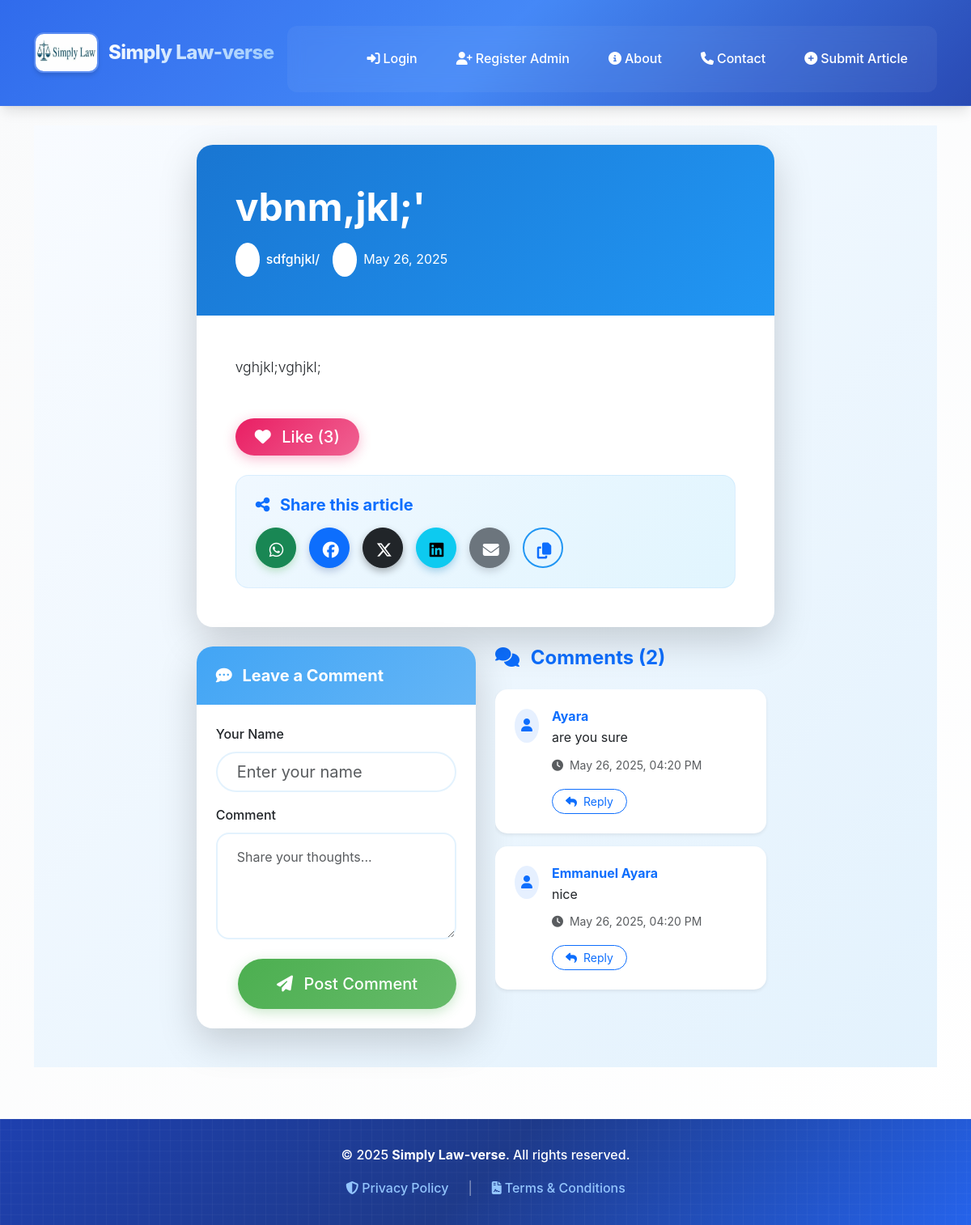
The app's page /read/8 with its own data.
### models.py (models this page shows)
class Article(db.Model):
    id = db.Column(db.Integer, primary_key=True)
    email = db.Column(db.String(120))
    title = db.Column(db.String(100), nullable=False)
    content = db.Column(db.Text, nullable=False)
    author = db.Column(db.String(100), nullable=False)
    date_posted = db.Column(db.DateTime, default=datetime.utcnow)
    comments = db.relationship('Comment', backref='article', lazy=True)
    likes = db.Column(db.Integer, default=0, nullable=False)
    status = db.Column(db.String(20), nullable=False, default='pending')
    views = db.Column(db.Integer, default=0)
    date_submitted = db.Column(db.DateTime, default=datetime.utcnow)
    cover_image = db.Column(db.String(100))  # New field
    document_filename = db.Column(db.String(120), nullable=True)
    category = db.Column(db.String(100), nullable=False, default='General')
    approved = db.Column(db.Boolean, default=False)  # <- important!

class Comment(db.Model):
    id = db.Column(db.Integer, primary_key=True)
    name = db.Column(db.String(100), nullable=False)
    email = db.Column(db.String(120))
    content = db.Column(db.Text, nullable=False)
    date_posted = db.Column(db.DateTime, default=datetime.utcnow)
    article_id = db.Column(db.Integer, db.ForeignKey('article.id'))  # Add this
    parent_id = db.Column(db.Integer, db.ForeignKey('comment.id'), nullable=True)
    replies = db.relationship('Comment', backref=db.backref('parent', remote_side=[id]), lazy='dynamic')

### routes.py (the view, shortened to what this page needs)
    @app.route('/read/<int:article_id>')
    def read_more(article_id):
        article = Article.query.get_or_404(article_id)
        article.views = article.views + 1 if article.views else 1
        db.session.commit()
        visit = Visit(article_id=article.id)
        db.session.add(visit)
        db.session.commit()
        form = CommentForm()
        comments = Comment.query.filter_by(article_id=article_id).order_by(Comment.date_posted.desc()).all()
        return render_template('read_more.html', article=article, comments=comments)

### forms.py
class CommentForm(FlaskForm):
    name = StringField('Name', validators=[DataRequired()])
    email = StringField('Email', validators=[Email()])
    content = TextAreaField('Comment', validators=[DataRequired()])
    parent_id = HiddenField()
    submit = SubmitField('Post Comment')

### templates/read_more.html (shortened to what this page needs)
{% extends 'layout.html' %}
{% block content %}
<div class="container-fluid px-3 py-4" style="background: linear-gradient(135deg, #f8fbff 0%, #e3f2fd 100%); min-height: 100vh;">
  <div class="row justify-content-center">
    <div class="col-12 col-lg-8">
      <div class="card shadow-lg border-0 mb-4" style="border-radius: 20px; overflow: hidden;">
        <div class="card-header border-0 p-0" style="background: linear-gradient(135deg, #1976d2 0%, #2196f3 100%);">
          <div class="p-4 p-md-5 text-white">
            <h1 class="display-5 fw-bold mb-3" style="line-height: 1.2;">{{ article.title }}</h1>
            <div class="d-flex flex-wrap align-items-center gap-3">
              <div class="d-flex align-items-center">
                <div class="bg-white bg-opacity-20 rounded-circle p-2 me-2">
                  <i class="fas fa-user text-white"></i>
                </div>
                <span class="fw-medium">{{ article.author }}</span>
              </div>
              <div class="d-flex align-items-center">
                <div class="bg-white bg-opacity-20 rounded-circle p-2 me-2">
                  <i class="fas fa-calendar text-white"></i>
                </div>
                <span>{{ article.date_posted.strftime('%B %d, %Y') if article.date_posted else 'Unpublished' }}</span>
              </div>
            </div>
          </div>
        </div>
        <div class="card-body p-4 p-md-5">
          <div class="lead text-dark mb-5" style="font-size: 1.1rem; line-height: 1.8; color: #2c3e50;">
            {{ article.content }}
          </div>
          <div class="mb-4">
            <form action="{{ url_for('like_article', article_id=article.id) }}" method="post" style="display:inline;">
              <button type="submit" class="btn btn-lg px-4 py-2" style="background: linear-gradient(135deg, #e91e63 0%, #f06292 100%); border: none; border-radius: 50px; color: white; transition: all 0.3s ease; box-shadow: 0 4px 15px rgba(233, 30, 99, 0.3);">
                <i class="fas fa-heart me-2"></i>
                <span class="fw-medium">Like ({{ article.likes }})</span>
              </button>
            </form>
          </div>
          <div class="mt-4 p-4 rounded-4" style="background: linear-gradient(135deg, #f0f8ff 0%, #e1f5fe 100%); border: 1px solid rgba(33, 150, 243, 0.1);">
            <h5 class="text-primary fw-bold mb-3">
              <i class="fas fa-share-alt me-2"></i>
              Share this article
            </h5>
            <div class="d-flex flex-wrap gap-3 align-items-center">
              <a href="https://wa.me/?text={{ request.url }}" target="_blank"
                 class="btn btn-success rounded-circle p-3 social-btn"
                 style="width: 50px; height: 50px; transition: all 0.3s ease; box-shadow: 0 4px 10px rgba(76, 175, 80, 0.3);"
                 title="Share on WhatsApp">
                <i class="fab fa-whatsapp fs-5"></i>
              </a>
              <a href="https://www.facebook.com/sharer/sharer.php?u={{ request.url }}" target="_blank"
                 class="btn btn-primary rounded-circle p-3 social-btn"
                 style="width: 50px; height: 50px; transition: all 0.3s ease; box-shadow: 0 4px 10px rgba(59, 89, 152, 0.3);"
                 title="Share on Facebook">
                <i class="fab fa-facebook fs-5"></i>
              </a>
              <a href="https://twitter.com/intent/tweet?url={{ request.url }}&text={{ article.title }}" target="_blank"
                 class="btn btn-dark rounded-circle p-3 social-btn"
                 style="width: 50px; height: 50px; transition: all 0.3s ease; box-shadow: 0 4px 10px rgba(0, 0, 0, 0.3);"
                 title="Share on X">
                <i class="fab fa-x-twitter fs-5"></i>
              </a>
              <a href="https://www.linkedin.com/shareArticle?mini=true&url={{ request.url }}&title={{ article.title }}" target="_blank"
                 class="btn btn-info rounded-circle p-3 social-btn"
                 style="width: 50px; height: 50px; transition: all 0.3s ease; box-shadow: 0 4px 10px rgba(0, 119, 181, 0.3);"
                 title="Share on LinkedIn">
                <i class="fab fa-linkedin fs-5"></i>
              </a>
              <a href="mailto:?subject={{ article.title }}&body={{ request.url }}"
                 class="btn btn-secondary rounded-circle p-3 social-btn"
                 style="width: 50px; height: 50px; transition: all 0.3s ease; box-shadow: 0 4px 10px rgba(108, 117, 125, 0.3);"
                 title="Share via Email">
                <i class="fas fa-envelope fs-5"></i>
              </a>
              <button onclick="copyLink('{{ request.url }}')"
                      class="btn btn-outline-primary rounded-circle p-3 social-btn"
                      style="width: 50px; height: 50px; transition: all 0.3s ease; border: 2px solid #2196f3;"
                      title="Copy Link">
                <i class="fas fa-copy fs-5"></i>
              </button>
            </div>
          </div>
        </div>
      </div>
      <div class="row">
        <div class="col-12 col-md-6 mb-4">
          <div class="card shadow-lg border-0" style="border-radius: 20px; background: white;">
            <div class="card-header border-0 p-4" style="background: linear-gradient(135deg, #42a5f5 0%, #64b5f6 100%); border-radius: 20px 20px 0 0;">
              <h5 class="mb-0 text-white fw-bold">
                <i class="fas fa-comment-dots me-2"></i>
                Leave a Comment
              </h5>
            </div>
            <div class="card-body p-4">
              <form method="POST" action="{{ url_for('comment', article_id=article.id) }}">
                <div class="mb-3">
                  <label class="form-label fw-medium text-dark">Your Name</label>
                  <input type="text" class="form-control form-control-lg rounded-pill px-4"
                         name="name" placeholder="Enter your name" required
                         style="border: 2px solid #e3f2fd; transition: all 0.3s ease;">
                </div>
                <div class="mb-4">
                  <label class="form-label fw-medium text-dark">Comment</label>
                  <textarea class="form-control rounded-4 px-4 py-3"
                            name="comment" rows="4" placeholder="Share your thoughts..." required
                            style="border: 2px solid #e3f2fd; transition: all 0.3s ease; resize: vertical;"></textarea>
                </div>
                <div class="text-end">
                  <button type="submit" class="btn btn-lg px-5 py-3 fw-medium rounded-pill"
                          style="background: linear-gradient(135deg, #4caf50 0%, #66bb6a 100%); border: none; color: white; transition: all 0.3s ease; box-shadow: 0 4px 15px rgba(76, 175, 80, 0.3);">
                    <i class="fas fa-paper-plane me-2"></i>
                    Post Comment
                  </button>
                </div>
              </form>
            </div>
          </div>
        </div>
        <div class="col-12 col-md-6">
          {% macro render_comment(comment) %}
            <div class="card mb-3 shadow-sm border-0 ms-{{ 3 * (comment.level or 0) }}"
                 style="border-radius: 15px; background: white; border-left: 4px solid #2196f3;">
              <div class="card-body p-4">
                <div class="d-flex align-items-start">
                  <div class="bg-primary bg-opacity-10 rounded-circle p-2 me-3 flex-shrink-0">
                    <i class="fas fa-user text-primary"></i>
                  </div>
                  <div class="flex-grow-1">
                    <h6 class="fw-bold text-primary mb-1">{{ comment.name }}</h6>
                    <p class="text-dark mb-2" style="line-height: 1.6;">{{ comment.content }}</p>
                    <small class="text-muted">
                      <i class="fas fa-clock me-1"></i>
                      {{ comment.date_posted.strftime('%B %d, %Y, %I:%M %p') if comment.date_posted else '' }}
                    </small>
                    <div class="mt-3">
                      <a href="#" class="btn btn-sm btn-outline-primary rounded-pill px-3 reply-link"
                         data-comment-id="{{ comment.id }}"
                         style="transition: all 0.3s ease;">
                        <i class="fas fa-reply me-1"></i>
                        Reply
                      </a>
                    </div>
                  </div>
                </div>
              </div>
            </div>
          {% endmacro %}
          {% if comments %}
            <div class="mb-4">
              <h4 class="text-primary fw-bold mb-4">
                <i class="fas fa-comments me-2"></i>
                Comments ({{ comments|length }})
              </h4>
              <div style="max-height: 600px; overflow-y: auto; padding-right: 10px;">
                {% for comment in comments if not comment.parent_id %}
                  {{ render_comment(comment) }}
                {% endfor %}
              </div>
            </div>
          {% endif %}
        </div>
      </div>
    </div>
  </div>
</div>
{% endblock %}

### templates/layout.html (style rules this page uses)
:root { --primary-blue: #2563eb; --secondary-blue: #3b82f6; --dark-blue: #1e40af; --light-blue: #60a5fa; --accent-blue: #93c5fd; --navy-blue: #1e3a8a; --white: #ffffff; --gray-50: #f9fafb; --gray-100: #f3f4f6; --gray-200: #e5e7eb; --gray-600: #4b5563; --gray-900: #111827; --shadow-sm: 0 1px 2px 0 rgba(0, 0, 0, 0.05); --shadow-md: 0 4px 6px -1px rgba(0, 0, 0, 0.1), 0 2px 4px -1px rgba(0, 0, 0, 0.06); --shadow-lg: 0 10px 15px -3px rgba(0, 0, 0, 0.1), 0 4px 6px -2px rgba(0, 0, 0, 0.05); --shadow-xl: 0 20px 25px -5px rgba(0, 0, 0, 0.1), 0 10px 10px -5px rgba(0, 0, 0, 0.04); }
* { box-sizing: border-box; }
body { background: linear-gradient(135deg, var(--gray-50) 0%, var(--white) 100%); font-family: -apple-system, BlinkMacSystemFont, 'Segoe UI', 'Roboto', 'Helvetica Neue', Arial, sans-serif; line-height: 1.6; margin: 0; padding: 0; }

### templates/read_more.html (style rules this page uses)
.card { transition: all 0.3s ease; }

### records on screen
Article: title "vbnm,jkl;'", author "sdfghjkl/", date_posted "May 26, 2025", content "vghjkl;vghjkl;", likes "3"
Comment: name "Ayara", content "are you sure", date_posted "May 26, 2025, 04:20 PM"
Comment: name "Emmanuel Ayara", content "nice", date_posted "May 26, 2025, 04:20 PM"

### other values on screen
{{ comments|length }} "2"
{{ current_year or '2025' }} "2025"
